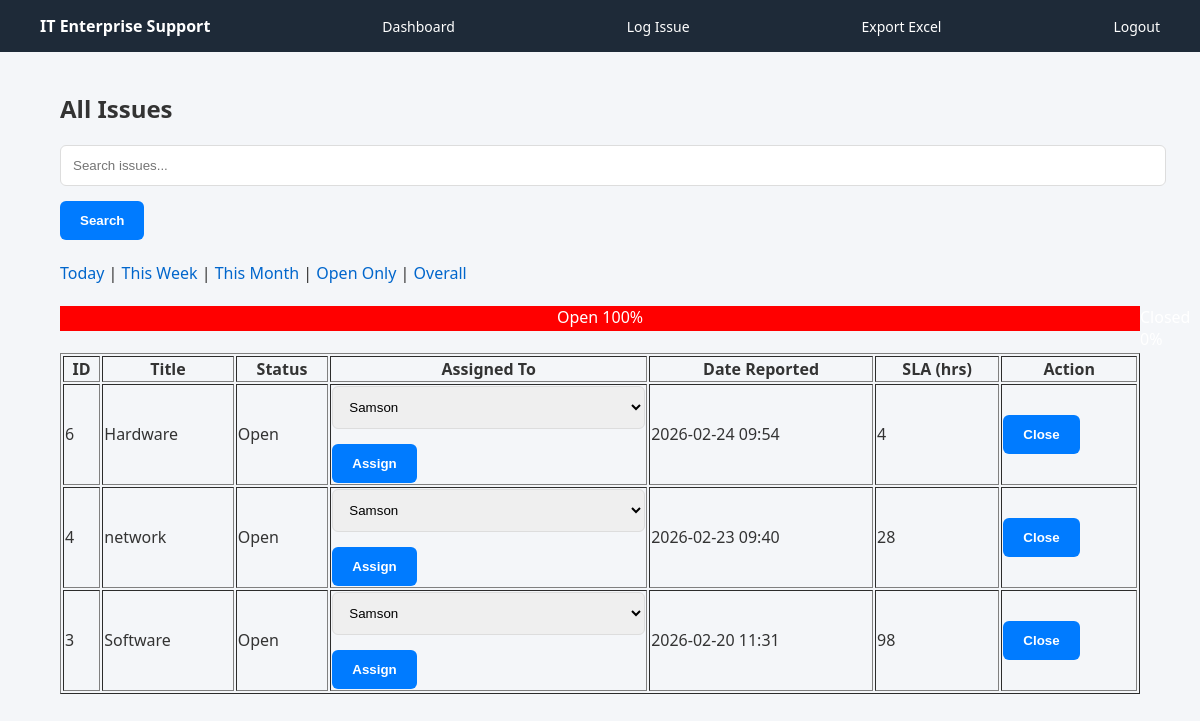
Page /view_issues?filter=open (signed in) on the committed database.
### tables this page shows
CREATE TABLE issues (
    id INTEGER PRIMARY KEY AUTOINCREMENT,
    title TEXT,
    description TEXT,
    source TEXT,
    category TEXT,
    status TEXT,
    date_reported TEXT,
    date_closed TEXT
, assigned_to TEXT, priority TEXT DEFAULT 'Normal');

CREATE TABLE users (
    id INTEGER PRIMARY KEY AUTOINCREMENT,
    username TEXT,
    password TEXT
, role TEXT DEFAULT 'Technician', email TEXT);

### app.py (the view)
@app.route("/view_issues")
def view_issues():
    if "user" not in session:
        return redirect(url_for("login"))
    db = get_db()
    cur = db.cursor()
    search = request.args.get("search")
    filter_type = request.args.get("filter")
    query = "SELECT * FROM issues WHERE 1=1"
    params = []
    if search:
        query += " AND (title LIKE ? OR description LIKE ?)"
        params.extend([f"%{search}%", f"%{search}%"])
    if filter_type == "today":
        query += " AND date(date_reported) = date('now')"
    elif filter_type == "week":
        query += " AND strftime('%Y-%W', date_reported) = strftime('%Y-%W', 'now')"
    elif filter_type == "month":
        query += " AND strftime('%Y-%m', date_reported) = strftime('%Y-%m', 'now')"
    elif filter_type == "open":
        query += " AND status='Open'"
    query += " ORDER BY date_reported DESC"
    cur.execute(query, params)
    issues = cur.fetchall()
    issues = [dict(issue) for issue in issues]
    for issue in issues:
        if issue["status"] == "Open":
            opened_time = datetime.strptime(issue["date_reported"], "%Y-%m-%d %H:%M")
            issue["sla_hours"] = int((datetime.now() - opened_time).total_seconds() / 3600)
        else:
            issue["sla_hours"] = "-"
    open_count = sum(1 for i in issues if i["status"] == "Open")
    closed_count = sum(1 for i in issues if i["status"] == "Closed")
    total = open_count + closed_count
    open_percent = int((open_count / total) * 100) if total else 0
    closed_percent = 100 - open_percent if total else 0
    cur.execute("SELECT username FROM users WHERE role='Technician'")
    technicians = cur.fetchall()
    db.close()
    return render_template(
        "view_issues.html",
        issues=issues,
        technicians=technicians,
        open_percent=open_percent,
        closed_percent=closed_percent,
        current_filter=filter_type
    )

### app.py (called while the page is built)
def get_db():
    conn = sqlite3.connect("database.db")
    conn.row_factory = sqlite3.Row
    return conn

### templates/view_issues.html (shortened to what this page needs)
<!DOCTYPE html>
<html>
<head>
    <link rel="stylesheet" href="{{ url_for('static', filename='style.css') }}">
</head>
<body>
<div class="navbar">
    <strong>IT Enterprise Support</strong>
    <a href="/dashboard">Dashboard</a>
    <a href="/log_issue">Log Issue</a>
    <a href="/export_excel">Export Excel</a>
    <a href="/logout">Logout</a>
</div>
<div class="container">
<h2>All Issues</h2>
<form method="GET">
    <input type="text" name="search" placeholder="Search issues...">
    <button type="submit">Search</button>
</form>
<br>
<div>
    <a href="/view_issues?filter=today">Today</a> |
    <a href="/view_issues?filter=week">This Week</a> |
    <a href="/view_issues?filter=month">This Month</a> |
    <a href="/view_issues?filter=open">Open Only</a> |
    <a href="/view_issues">Overall</a>
</div>
<br>
<div style="background:#eee;width:100%;display:flex;height:25px;">
    <div style="background:red;width:{{open_percent}}%;color:white;text-align:center;">
        Open {{open_percent}}%
    </div>
</div>
<br>
<table border="1" width="100%">
<tr>
    <th>ID</th>
    <th>Title</th>
    <th>Status</th>
    <th>Assigned To</th>
    <th>Date Reported</th>
    <th>SLA (hrs)</th>
    <th>Action</th>
</tr>
{% for issue in issues %}
<tr>
    <td>{{ issue.id }}</td>
    <td>{{ issue.title }}</td>
    <td>{{ issue.status }}</td>
    <td>
        {% if session['role'] == 'Admin' %}
        <form method="POST" action="{{ url_for('assign_issue', issue_id=issue.id) }}">
            <select name="technician">
                {% for tech in technicians %}
                    <option value="{{ tech.username }}"
                        {% if tech.username == issue.assigned_to %}selected{% endif %}>
                        {{ tech.username }}
                    </option>
                {% endfor %}
            </select>
            <button type="submit">Assign</button>
        </form>
        {% else %}
            {{ issue.assigned_to or "Unassigned" }}
        {% endif %}
    </td>
    <td>{{ issue.date_reported }}</td>
    <td>{{ issue.sla_hours }}</td>
    <td>
        {% if issue.status == "Open" %}
        <form method="POST" action="{{ url_for('close_issue', issue_id=issue.id) }}">
            <button type="submit">Close</button>
        </form>
        {% else %}
        <form method="POST" action="{{ url_for('reopen_issue', issue_id=issue.id) }}">
            <button type="submit">Reopen</button>
        </form>
        {% endif %}
    </td>
</tr>
{% endfor %}
</table>
</div>
</body>
</html>

### static/style.css (style rules this page uses)
body { margin: 0; font-family: 'Segoe UI', Tahoma, sans-serif; background: #f4f6f9; color: #333; }
a { text-decoration: none; color: #0066cc; }
.container { width: 90%; max-width: 1100px; margin: 40px auto; }
form textarea, form select, form input { width: 100%; padding: 12px; margin-bottom: 15px; border-radius: 6px; border: 1px solid #ddd; }
form button { padding: 12px 20px; border-radius: 6px; background: #007bff; color: white; border: none; font-weight: bold; cursor: pointer; }
.navbar { background: #1e2a38; color: white; padding: 15px 40px; display: flex; justify-content: space-between; align-items: center; }
.navbar a { color: white; margin-left: 20px; font-size: 14px; }

### rows in the picture
issues: id "6", title "Hardware", status "Open", date_reported "2026-02-24 09:54", sla_hours "4"
issues: id "4", title "network", status "Open", technician "Samson", date_reported "2026-02-23 09:40", sla_hours "28"
issues: id "3", title "Software", status "Open", date_reported "2026-02-20 11:31", sla_hours "98"

### other values in the picture
{{ open_percent }} "100"
form field technician "Samson"
